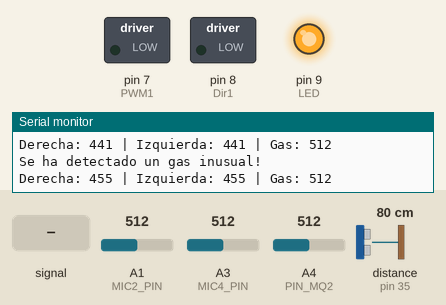
Simulated run of this sketch. Board: Arduino Mega 2560, built with avr-gcc and run on an emulated ATmega2560. Shown: switched loads named in the sketch (green lamp = pin HIGH), output pins drawn as LEDs (lit = HIGH), the last lines printed to the serial monitor. Wiring (inferred from the names in the program): ultrasonic range finder: trigger pin 34; echo pin 35. Dashed ring = blinking. The test bench sets the inputs (shaded band); at power-on: distance to the obstacle (sensor on pin 35) 80 cm, A4 (PIN_MQ2) = 512, A1 (MIC2_PIN) = 512, A3 (MIC4_PIN) = 512. The echo pulse lasts 58.3 µs per cm; pins used as bus, display or sensor lines are not drawn.

Above: at 1.2 s.
1.3 s: A1 (MIC2_PIN) fed a 200 Hz sine of ±255 counts around its level
At 3.5 s:
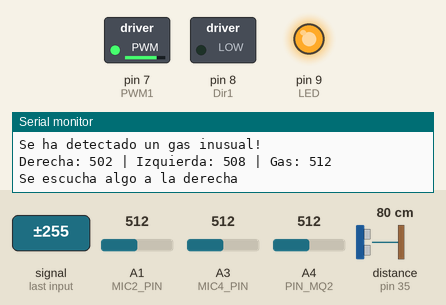
4.3 s: distance to the obstacle (sensor on pin 35) set to 2 cm
At 6.03 s:
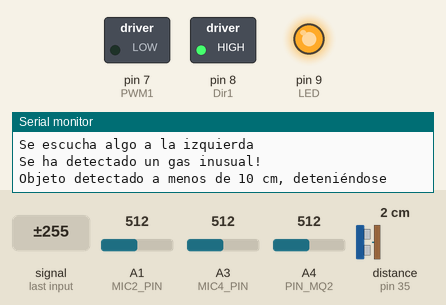
7.3 s: A4 (PIN_MQ2) set to 415
10.3 s: A4 (PIN_MQ2) set to 384
At 10.54 s:
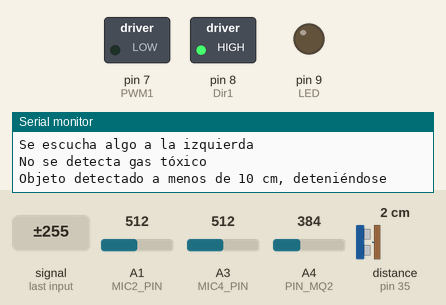
At 11.3 s:
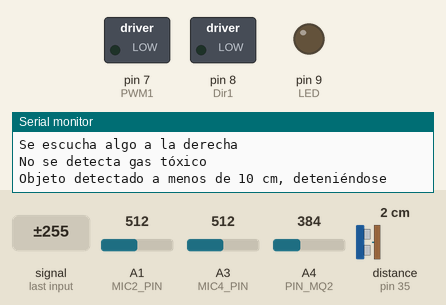
13.3 s: A3 (MIC4_PIN) fed a 200 Hz sine of ±81 counts around its level
16.3 s: A1 (MIC2_PIN) set to 490
Timing chart, 0 to 20.3 s (numbered marks = the images above; inputs shaded):
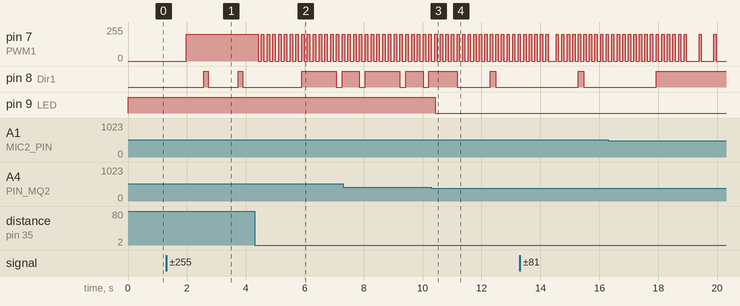

Measured:
- the behaviour switches between 401 and 400 on A4 (PIN_MQ2) (found by bisection; images 2 and 3)
- after the input at 1.3 s, pin 8 (Dir1): alternates HIGH for 0.15 s and LOW for 1.0 s, starting after 1.3 s
- after the input at 4.3 s, pin 7 (PWM1): alternates 200/255 for 0.09 s and 0/255 for 0.11 s, starting after 0.12 s
- after the input at 10.3 s, pin 9 (LED): HIGH → LOW after 0.14 s

The sketch:

sketch_aug30gAvance_movimiento_sin_bluetooth.ino
```cpp
// Definición de pines para los sensores de sonido
#define MIC1_PIN A0 // Adelante (no se usa en esta configuración)
#define MIC2_PIN A1 // Derecha
#define MIC4_PIN A3 // Izquierda

// Definición de pines para el motor
#define PWM1 7
#define Dir1 8

// Definición de pines para el sensor de gas
#define PIN_MQ2 A4
#define LED 9

// Definición de pines para el sensor ultrasónico
#define TRIG_PIN 34
#define ECHO_PIN 35

// Umbrales
int threshold = 500; // Umbral básico para detectar sonido
int gasThreshold = 400;
int stopDistance = 10; // Distancia en cm para detenerse

// Variables de almacenamiento de lecturas previas
int mic2Prev = 0;
int mic4Prev = 0;
int mic2Avg = 0;
int mic4Avg = 0;
int samples = 5; // Número de muestras para calcular el promedio

void setup() {
  // Inicializar comunicación serial y pines
  Serial.begin(9600);
  pinMode(PWM1, OUTPUT);
  pinMode(Dir1, OUTPUT);
  pinMode(LED, OUTPUT);
  pinMode(PIN_MQ2, INPUT);
  pinMode(TRIG_PIN, OUTPUT);
  pinMode(ECHO_PIN, INPUT);
}

void loop() {
  // Lecturas de sensores de sonido
  int mic2 = analogRead(MIC2_PIN);
  int mic4 = analogRead(MIC4_PIN);

  // Actualizar promedios móviles
  mic2Avg = (mic2Prev + mic2Avg * (samples - 1)) / samples;
  mic4Avg = (mic4Prev + mic4Avg * (samples - 1)) / samples;

  // Almacenar las lecturas actuales para el siguiente ciclo
  mic2Prev = mic2;
  mic4Prev = mic4;

  // Lectura del sensor de gas
  int gasValue = analogRead(PIN_MQ2);

  // Lectura del sensor ultrasónico
  int distance = getDistance();

  // Envía los valores al Serial Monitor para debug
  Serial.print("Derecha: ");
  Serial.print(mic2Avg);
  Serial.print(" | Izquierda: ");
  Serial.print(mic4Avg);
  Serial.print(" | Gas: ");
  Serial.println(gasValue);

  // Procesamiento de sonido con umbral adaptativo
  if (mic2Avg > threshold) {
    Serial.println("Se escucha algo a la derecha");
    // Avanzar
    digitalWrite(Dir1, LOW);
    analogWrite(PWM1, 200);
  } else if (mic4Avg > threshold) {
    Serial.println("Se escucha algo a la izquierda");
    // Retroceder
    digitalWrite(Dir1, HIGH);
    analogWrite(PWM1, 200);
  } else {
    analogWrite(PWM1, 0); // Detener el motor si no hay sonidos detectados
  }

  // Procesamiento de gas
  if (gasValue > gasThreshold) {
    Serial.println("Se ha detectado un gas inusual!");
    digitalWrite(LED, HIGH);
  } else {
    Serial.println("No se detecta gas tóxico");
    digitalWrite(LED, LOW);
  }

  // Procesamiento del sensor ultrasónico
  if (distance <= stopDistance) {
    Serial.println("Objeto detectado a menos de 10 cm, deteniéndose");
    analogWrite(PWM1, 0); // Detener el motor
  }

  delay(100);
}

// Función para medir la distancia con el sensor ultrasónico
int getDistance() {
  digitalWrite(TRIG_PIN, LOW);
  delayMicroseconds(2);
  digitalWrite(TRIG_PIN, HIGH);
  delayMicroseconds(10);
  digitalWrite(TRIG_PIN, LOW);

  long duration = pulseIn(ECHO_PIN, HIGH);
  int distance = duration * 0.034 / 2;

  return distance;
}
```
